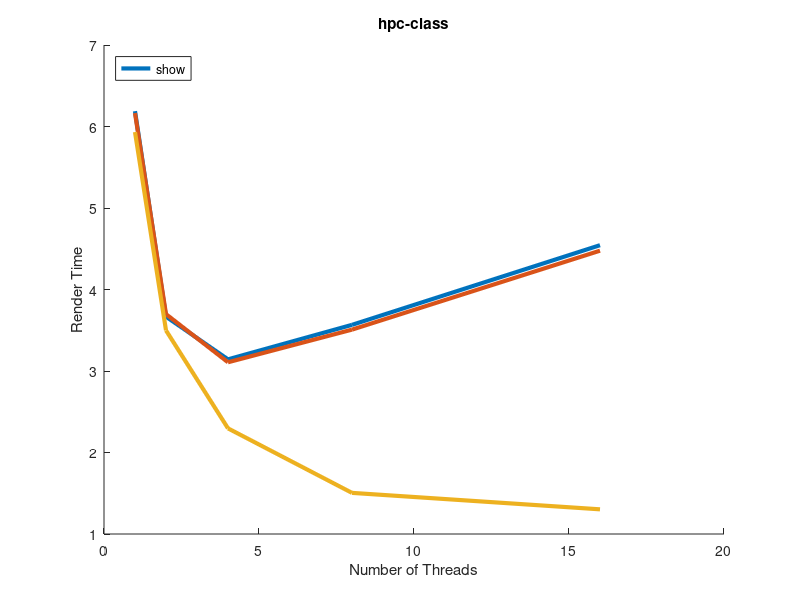

This chart was generated by the following MATLAB code:
function method1
clear all;
close all;
hold on;

x = [1 2 4 8 16];

t3 = [ 6.188218 3.666473 3.143014 3.566216 4.543530 ];
plot(x, t3, 'LineWidth', 3, 'DisplayName', 'Method 1');
t3 = [ 6.164862 3.697491 3.107172 3.507663 4.476351 ];
plot(x, t3, 'LineWidth', 3, 'DisplayName', 'Method 2');
t3 = [ 5.931814 3.498120 2.295993 1.504625 1.302732 ];
plot(x, t3, 'LineWidth', 3, 'DisplayName', 'Method 3');

title('hpc-class');
xlabel('Number of Threads');
ylabel('Render Time');
legend('show', 'Location', 'NorthWest');

